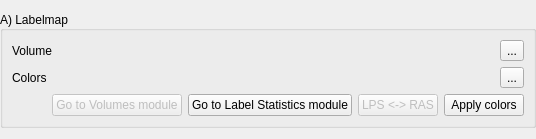
     <widget class="QWidget" name="BoneSegmentationPage">
      <property name="accessibleName">
       <string>Load inputs</string>
      </property>
      <property name="accessibleDescription">
       <string>&lt;!DOCTYPE HTML PUBLIC &quot;-//W3C//DTD HTML 4.0//EN&quot; &quot;http://www.w3.org/TR/REC-html40/strict.dtd&quot;&gt;
&lt;html&gt;&lt;head&gt;&lt;meta name=&quot;qrichtext&quot; content=&quot;1&quot; /&gt;&lt;style type=&quot;text/css&quot;&gt;
p, li { white-space: pre-wrap; }
&lt;/style&gt;&lt;/head&gt;&lt;body style=&quot; font-family:'MS Shell Dlg 2'; font-size:8.25pt; font-weight:400; font-style:normal;&quot;&gt;
&lt;p style=&quot; margin-top:12px; margin-bottom:12px; margin-left:0px; margin-right:0px; -qt-block-indent:0; text-indent:0px;&quot;&gt;&lt;span style=&quot; font-size:10pt; font-weight:600;&quot;&gt;Load the labelmap to reposition and its corresponding color table.&lt;/span&gt;&lt;span style=&quot; font-size:8pt; font-weight:600;&quot;&gt; &lt;/span&gt;&lt;/p&gt;
&lt;p style=&quot; margin-top:12px; margin-bottom:12px; margin-left:0px; margin-right:0px; -qt-block-indent:0; text-indent:0px;&quot;&gt;&lt;span style=&quot; font-size:8pt;&quot;&gt;Load files in &amp;quot;&lt;/span&gt;&lt;span style=&quot; font-size:8pt; font-style:italic;&quot;&gt;File -&amp;gt; Add data&lt;/span&gt;&lt;span style=&quot; font-size:8pt;&quot;&gt;&amp;quot; or using the buttons on the right side of the input boxes.&lt;/span&gt;&lt;/p&gt;
&lt;p style=&quot; margin-top:12px; margin-bottom:12px; margin-left:0px; margin-right:0px; -qt-block-indent:0; text-indent:0px;&quot;&gt;&lt;span style=&quot; font-size:8pt;&quot;&gt;A color table file contains the labels' names and colors for each volume scalar value. It is important to load the color table corresponding to the volume because the bones and skin label information is used by the workflow steps.The loaded color file is automatically associated to the loaded volume upon selection or loading.&lt;/span&gt;&lt;/p&gt;
&lt;p style=&quot; margin-top:12px; margin-bottom:12px; margin-left:0px; margin-right:0px; -qt-block-indent:0; text-indent:0px;&quot;&gt;&lt;span style=&quot; font-size:8pt;&quot;&gt;The volume can be transformed with the &lt;/span&gt;&lt;span style=&quot; font-size:8pt; font-style:italic;&quot;&gt;LPS &amp;lt;-&amp;gt; RAS&lt;/span&gt;&lt;span style=&quot; font-size:8pt;&quot;&gt; button (more transformed available when the button is developed).&lt;/span&gt;&lt;/p&gt;
&lt;p style=&quot; margin-top:12px; margin-bottom:12px; margin-left:0px; margin-right:0px; -qt-block-indent:0; text-indent:0px;&quot;&gt;&lt;span style=&quot; font-size:8pt;&quot;&gt;Advanced volume information and controls are available in the &lt;/span&gt;&lt;span style=&quot; font-size:8pt; font-style:italic;&quot;&gt;Volumes&lt;/span&gt;&lt;span style=&quot; font-size:8pt;&quot;&gt; module.&lt;/span&gt;&lt;/p&gt;&lt;/body&gt;&lt;/html&gt;</string>
      </property>
      <layout class="QFormLayout" name="formLayout_3">
       <property name="leftMargin">
        <number>0</number>
       </property>
       <property name="rightMargin">
        <number>0</number>
       </property>
       <item row="0" column="0" colspan="2">
        <widget class="ctkCollapsibleGroupBox" name="LabelmapCollapsibleGroupBox">
         <property name="sizePolicy">
          <sizepolicy hsizetype="Preferred" vsizetype="Minimum">
           <horstretch>0</horstretch>
           <verstretch>0</verstretch>
          </sizepolicy>
         </property>
         <property name="layoutDirection">
          <enum>Qt::LeftToRight</enum>
         </property>
         <property name="title">
          <string>A) Labelmap</string>
         </property>
         <property name="alignment">
          <set>Qt::AlignLeading|Qt::AlignLeft|Qt::AlignVCenter</set>
         </property>
         <property name="flat">
          <bool>false</bool>
         </property>
         <layout class="QGridLayout" name="gridLayout_3">
          <item row="0" column="0">
           <widget class="QLabel" name="LabelmapVolumeLabel">
            <property name="sizePolicy">
             <sizepolicy hsizetype="Preferred" vsizetype="Minimum">
              <horstretch>0</horstretch>
              <verstretch>0</verstretch>
             </sizepolicy>
            </property>
            <property name="text">
             <string>Volume</string>
            </property>
           </widget>
          </item>
          <item row="0" column="1">
           <widget class="qMRMLNodeComboBox" name="LabelmapVolumeNodeComboBox">
            <property name="sizePolicy">
             <sizepolicy hsizetype="Expanding" vsizetype="Minimum">
              <horstretch>0</horstretch>
              <verstretch>0</verstretch>
             </sizepolicy>
            </property>
            <property name="toolTip">
             <string>Select the volume to change the color table</string>
            </property>
            <property name="nodeTypes">
             <stringlist>
              <string>vtkMRMLScalarVolumeNode</string>
             </stringlist>
            </property>
            <property name="addEnabled">
             <bool>false</bool>
            </property>
            <property name="renameEnabled">
             <bool>true</bool>
            </property>
            <property name="noneDisplay">
             <string/>
            </property>
           </widget>
          </item>
          <item row="1" column="0">
           <widget class="QLabel" name="LabelmapColorLabel">
            <property name="sizePolicy">
             <sizepolicy hsizetype="Preferred" vsizetype="Minimum">
              <horstretch>0</horstretch>
              <verstretch>0</verstretch>
             </sizepolicy>
            </property>
            <property name="text">
             <string>Colors</string>
            </property>
           </widget>
          </item>
          <item row="1" column="1">
           <widget class="qMRMLNodeComboBox" name="LabelmapColorNodeComboBox">
            <property name="sizePolicy">
             <sizepolicy hsizetype="Expanding" vsizetype="Minimum">
              <horstretch>0</horstretch>
              <verstretch>0</verstretch>
             </sizepolicy>
            </property>
            <property name="toolTip">
             <string>Select the color table to apply to the volume</string>
            </property>
            <property name="nodeTypes">
             <stringlist>
              <string>vtkMRMLColorTableNode</string>
             </stringlist>
            </property>
            <property name="baseName">
             <string>ColorTable</string>
            </property>
            <property name="noneEnabled">
             <bool>true</bool>
            </property>
            <property name="addEnabled">
             <bool>false</bool>
            </property>
            <property name="noneDisplay">
             <string>Greyscale</string>
            </property>
           </widget>
          </item>
          <item row="2" column="0" colspan="3">
           <layout class="QHBoxLayout" name="horizontalLayout_6">
            <item>
             <spacer name="horizontalSpacer_5">
              <property name="orientation">
               <enum>Qt::Horizontal</enum>
              </property>
              <property name="sizeHint" stdset="0">
               <size>
                <width>40</width>
                <height>20</height>
               </size>
              </property>
             </spacer>
            </item>
            <item>
             <widget class="QPushButton" name="LabelmapGoToModulePushButton">
              <property name="enabled">
               <bool>false</bool>
              </property>
              <property name="toolTip">
               <string>Open the &quot;Volumes&quot; module</string>
              </property>
              <property name="text">
               <string>Go to Volumes module</string>
              </property>
              <property name="workflow" stdset="0">
               <stringlist>
                <string>2</string>
               </stringlist>
              </property>
             </widget>
            </item>
            <item>
             <widget class="QPushButton" name="LabelmapGoToLabelStatisticsModulePushButton">
              <property name="text">
               <string>Go to Label Statistics module</string>
              </property>
              <property name="workflow" stdset="0">
               <stringlist>
                <string>1</string>
                <string>2</string>
               </stringlist>
              </property>
             </widget>
            </item>
            <item>
             <widget class="ctkMenuButton" name="LPSRASTransformPushButton">
              <property name="enabled">
               <bool>false</bool>
              </property>
              <property name="text">
               <string>LPS &lt;-&gt; RAS</string>
              </property>
              <property name="workflow" stdset="0">
               <stringlist>
                <string>1</string>
                <string>2</string>
               </stringlist>
              </property>
             </widget>
            </item>
            <item>
             <widget class="QPushButton" name="LabelMapApplyColorNodePushButton">
              <property name="sizePolicy">
               <sizepolicy hsizetype="Minimum" vsizetype="Fixed">
                <horstretch>0</horstretch>
                <verstretch>0</verstretch>
               </sizepolicy>
              </property>
              <property name="toolTip">
               <string>Apply the selected color table to the selected volume</string>
              </property>
              <property name="text">
               <string>Apply colors</string>
              </property>
              <property name="workflow" stdset="0">
               <stringlist/>
              </property>
             </widget>
            </item>
           </layout>
          </item>
          <item row="0" column="2">
           <widget class="QToolButton" name="LabelmapVolumeNodeToolButton">
            <property name="toolTip">
             <string>Load labelmap to reposition.</string>
            </property>
            <property name="text">
             <string>...</string>
            </property>
           </widget>
          </item>
          <item row="1" column="2">
           <widget class="QToolButton" name="LabelmapColorNodeToolButton">
            <property name="toolTip">
             <string>Load color file associated to the loaded volume. It must contain the name of each scalar value of the loaded volume (e.g.: 0 -&gt; &quot;air&quot;, 1 -&gt; &quot;bone&quot;, 2-&gt; &quot;skin&quot;, 3-&gt; &quot;muscle&quot;...)</string>
            </property>
            <property name="text">
             <string>...</string>
            </property>
           </widget>
          </item>
         </layout>
        </widget>
       </item>
      </layout>
     </widget>
